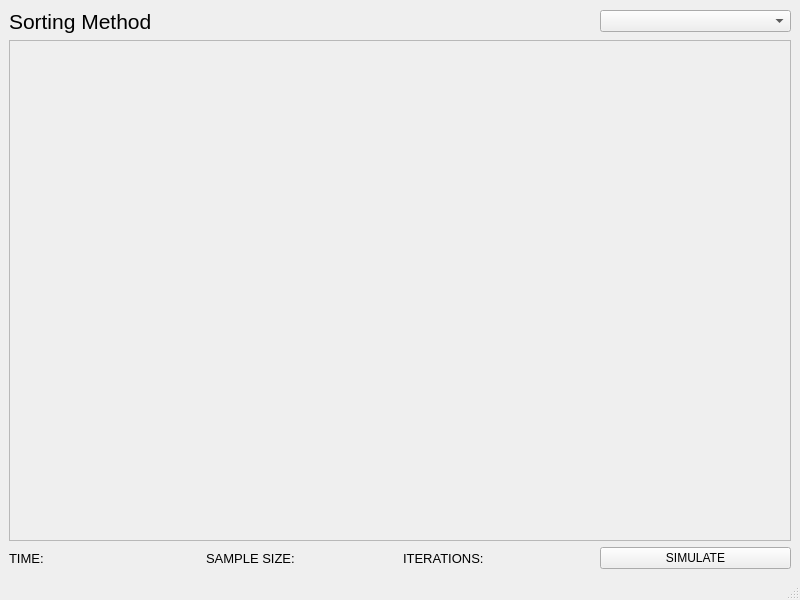
<?xml version="1.0" encoding="UTF-8"?>
<ui version="4.0">
 <class>MainWindow</class>
 <widget class="QMainWindow" name="MainWindow">
  <property name="geometry">
   <rect>
    <x>0</x>
    <y>0</y>
    <width>800</width>
    <height>600</height>
   </rect>
  </property>
  <property name="windowTitle">
   <string notr="true">Sorting Method Simulator</string>
  </property>
  <widget class="QWidget" name="centralwidget">
   <layout class="QGridLayout" name="gridLayout">
    <item row="0" column="0">
     <widget class="QLabel" name="MethodChosen">
      <property name="font">
       <font>
        <pointsize>16</pointsize>
        <bold>false</bold>
       </font>
      </property>
      <property name="text">
       <string>Sorting Method</string>
      </property>
     </widget>
    </item>
    <item row="0" column="3">
     <widget class="QComboBox" name="comboBox"/>
    </item>
    <item row="1" column="0" colspan="4">
     <widget class="QFrame" name="frame">
      <property name="frameShape">
       <enum>QFrame::StyledPanel</enum>
      </property>
      <property name="frameShadow">
       <enum>QFrame::Raised</enum>
      </property>
      <layout class="QHBoxLayout" name="horizontalLayout"/>
     </widget>
    </item>
    <item row="2" column="0">
     <widget class="QLabel" name="time_var">
      <property name="font">
       <font>
        <pointsize>10</pointsize>
       </font>
      </property>
      <property name="text">
       <string>TIME:</string>
      </property>
     </widget>
    </item>
    <item row="2" column="1">
     <widget class="QLabel" name="sample_var">
      <property name="font">
       <font>
        <pointsize>10</pointsize>
       </font>
      </property>
      <property name="text">
       <string>SAMPLE SIZE:</string>
      </property>
     </widget>
    </item>
    <item row="2" column="2">
     <widget class="QLabel" name="label">
      <property name="font">
       <font>
        <pointsize>10</pointsize>
       </font>
      </property>
      <property name="text">
       <string>ITERATIONS:</string>
      </property>
     </widget>
    </item>
    <item row="2" column="3">
     <widget class="QPushButton" name="pushButton">
      <property name="text">
       <string>SIMULATE</string>
      </property>
     </widget>
    </item>
   </layout>
  </widget>
  <widget class="QStatusBar" name="statusbar"/>
 </widget>
 <resources/>
 <connections/>
</ui>
